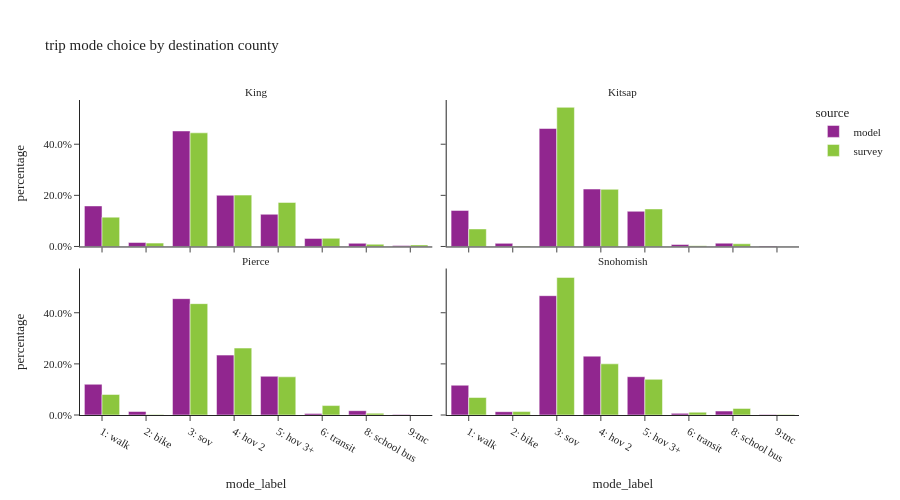

Source (notebook cell):
### Code cell
df_trip = df_trip.filter(pl.col('CountyName').is_in(["King", "Kitsap", "Pierce", "Snohomish"]))
plot_mode_choice(df_trip,'CountyName', "trip mode choice by destination county")

### Figure 1 — Plotly figure (JSON) as saved in the notebook; plotly's stock layout.template omitted (floating-point values rounded to 4 significant figures)
{"data": [{"alignmentgroup": "True", "customdata": [[2714561], [74960], [189795], [92759], [22551], [1203132], [952663], [756609]], "hovertemplate": "source=model<br>CountyName=King<br>mode_label=%{x}<br>percentage=%{y}<br>sample_count=%{customdata[0]}<extra></extra>", "legendgroup": "model", "marker": {"color": "#91268F", "pattern": {"shape": ""}}, "name": "model", "offsetgroup": "model", "orientation": "v", "showlegend": true, "textposition": "auto", "type": "bar", "x": ["3: sov", "8: school bus", "6: transit", "2: bike", "9:tnc", "4: hov 2", "1: walk", "5: hov 3+"], "xaxis": "x3", "y": [0.4519, 0.01248, 0.0316, 0.01544, 0.003754, 0.2003, 0.1586, 0.126], "yaxis": "y3"}, {"alignmentgroup": "True", "customdata": [[85470], [8076], [139518], [286611], [7563], [87583], [1304], [4838]], "hovertemplate": "source=model<br>CountyName=Kitsap<br>mode_label=%{x}<br>percentage=%{y}<br>sample_count=%{customdata[0]}<extra></extra>", "legendgroup": "model", "marker": {"color": "#91268F", "pattern": {"shape": ""}}, "name": "model", "offsetgroup": "model", "orientation": "v", "showlegend": false, "textposition": "auto", "type": "bar", "x": ["5: hov 3+", "8: school bus", "4: hov 2", "3: sov", "2: bike", "1: walk", "9:tnc", "6: transit"], "xaxis": "x4", "y": [0.1376, 0.01301, 0.2247, 0.4616, 0.01218, 0.141, 0.0021, 0.007791], "yaxis": "y4"}, {"alignmentgroup": "True", "customdata": [[250454], [12671], [4616], [315586], [948481], [488197], [35274], [28508]], "hovertemplate": "source=model<br>CountyName=Pierce<br>mode_label=%{x}<br>percentage=%{y}<br>sample_count=%{customdata[0]}<extra></extra>", "legendgroup": "model", "marker": {"color": "#91268F", "pattern": {"shape": ""}}, "name": "model", "offsetgroup": "model", "orientation": "v", "showlegend": false, "textposition": "auto", "type": "bar", "x": ["1: walk", "6: transit", "9:tnc", "5: hov 3+", "3: sov", "4: hov 2", "8: school bus", "2: bike"], "xaxis": "x", "y": [0.1202, 0.006081, 0.002215, 0.1514, 0.4552, 0.2343, 0.01693, 0.01368], "yaxis": "y"}, {"alignmentgroup": "True", "customdata": [[12244], [893828], [223067], [29535], [286900], [441005], [3507], [24818]], "hovertemplate": "source=model<br>CountyName=Snohomish<br>mode_label=%{x}<br>percentage=%{y}<br>sample_count=%{customdata[0]}<extra></extra>", "legendgroup": "model", "marker": {"color": "#91268F", "pattern": {"shape": ""}}, "name": "model", "offsetgroup": "model", "orientation": "v", "showlegend": false, "textposition": "auto", "type": "bar", "x": ["6: transit", "3: sov", "1: walk", "8: school bus", "5: hov 3+", "4: hov 2", "9:tnc", "2: bike"], "xaxis": "x2", "y": [0.006394, 0.4668, 0.1165, 0.01542, 0.1498, 0.2303, 0.001831, 0.01296], "yaxis": "y2"}, {"alignmentgroup": "True", "customdata": [[3319], [1475], [324], [960], [82], [1949], [65], [498], [37]], "hovertemplate": "source=survey<br>CountyName=King<br>mode_label=%{x}<br>percentage=%{y}<br>sample_count=%{customdata[0]}<extra></extra>", "legendgroup": "survey", "marker": {"color": "#8CC63E", "pattern": {"shape": ""}}, "name": "survey", "offsetgroup": "survey", "orientation": "v", "showlegend": true, "textposition": "auto", "type": "bar", "x": ["3: sov", "4: hov 2", "2: bike", "5: hov 3+", "8: school bus", "1: walk", null, "6: transit", "9:tnc"], "xaxis": "x3", "y": [0.4445, 0.201, 0.01311, 0.1723, 0.008651, 0.1148, 0.007482, 0.03203, 0.00613], "yaxis": "y3"}, {"alignmentgroup": "True", "customdata": [[4], [4], [6], [182], [19], [123], [37], [340]], "hovertemplate": "source=survey<br>CountyName=Kitsap<br>mode_label=%{x}<br>percentage=%{y}<br>sample_count=%{customdata[0]}<extra></extra>", "legendgroup": "survey", "marker": {"color": "#8CC63E", "pattern": {"shape": ""}}, "name": "survey", "offsetgroup": "survey", "orientation": "v", "showlegend": false, "textposition": "auto", "type": "bar", "x": ["2: bike", "6: transit", null, "4: hov 2", "8: school bus", "5: hov 3+", "1: walk", "3: sov"], "xaxis": "x4", "y": [0.002055, 0.003198, 0.0008219, 0.2236, 0.01055, 0.1468, 0.06858, 0.5444], "yaxis": "y4"}, {"alignmentgroup": "True", "customdata": [[16], [14], [31], [677], [364], [1], [148], [12], [165]], "hovertemplate": "source=survey<br>CountyName=Pierce<br>mode_label=%{x}<br>percentage=%{y}<br>sample_count=%{customdata[0]}<extra></extra>", "legendgroup": "survey", "marker": {"color": "#8CC63E", "pattern": {"shape": ""}}, "name": "survey", "offsetgroup": "survey", "orientation": "v", "showlegend": false, "textposition": "auto", "type": "bar", "x": ["8: school bus", "2: bike", "6: transit", "3: sov", "4: hov 2", "9:tnc", "1: walk", null, "5: hov 3+"], "xaxis": "x", "y": [0.007012, 0.002179, 0.03688, 0.4356, 0.2618, 0.0001147, 0.08035, 0.02675, 0.1493], "yaxis": "y"}, {"alignmentgroup": "True", "customdata": [[11], [36], [3], [16], [104], [721], [326], [229], [30]], "hovertemplate": "source=survey<br>CountyName=Snohomish<br>mode_label=%{x}<br>percentage=%{y}<br>sample_count=%{customdata[0]}<extra></extra>", "legendgroup": "survey", "marker": {"color": "#8CC63E", "pattern": {"shape": ""}}, "name": "survey", "offsetgroup": "survey", "orientation": "v", "showlegend": false, "textposition": "auto", "type": "bar", "x": [null, "6: transit", "9:tnc", "2: bike", "1: walk", "3: sov", "4: hov 2", "5: hov 3+", "8: school bus"], "xaxis": "x2", "y": [0.001373, 0.01091, 0.00229, 0.01338, 0.06835, 0.5382, 0.2001, 0.1395, 0.02585], "yaxis": "y2"}], "layout": {"annotations": [{"font": {}, "showarrow": false, "text": "Pierce", "x": 0.245, "xanchor": "center", "xref": "paper", "y": 0.465, "yanchor": "bottom", "yref": "paper"}, {"font": {}, "showarrow": false, "text": "Snohomish", "x": 0.755, "xanchor": "center", "xref": "paper", "y": 0.465, "yanchor": "bottom", "yref": "paper"}, {"font": {}, "showarrow": false, "text": "King", "x": 0.245, "xanchor": "center", "xref": "paper", "y": 1.0, "yanchor": "bottom", "yref": "paper"}, {"font": {}, "showarrow": false, "text": "Kitsap", "x": 0.755, "xanchor": "center", "xref": "paper", "y": 1.0, "yanchor": "bottom", "yref": "paper"}], "barmode": "group", "font": {"size": 11}, "height": 500, "legend": {"title": {"text": "source"}, "tracegroupgap": 0}, "title": {"text": "trip mode choice by destination county"}, "width": 900, "xaxis": {"anchor": "y", "categoryorder": "category ascending", "domain": [0.0, 0.49], "dtick": 1, "title": {"text": "mode_label"}}, "xaxis2": {"anchor": "y2", "domain": [0.51, 1.0], "matches": "x", "title": {"text": "mode_label"}}, "xaxis3": {"anchor": "y3", "domain": [0.0, 0.49], "matches": "x", "showticklabels": false}, "xaxis4": {"anchor": "y4", "domain": [0.51, 1.0], "matches": "x", "showticklabels": false}, "yaxis": {"anchor": "x", "domain": [0.0, 0.465], "tickformat": ".1%", "title": {"text": "percentage"}}, "yaxis2": {"anchor": "x2", "domain": [0.0, 0.465], "matches": "y", "showticklabels": false, "tickformat": ".1%"}, "yaxis3": {"anchor": "x3", "domain": [0.535, 1.0], "matches": "y", "tickformat": ".1%", "title": {"text": "percentage"}}, "yaxis4": {"anchor": "x4", "domain": [0.535, 1.0], "matches": "y", "showticklabels": false, "tickformat": ".1%"}}}
